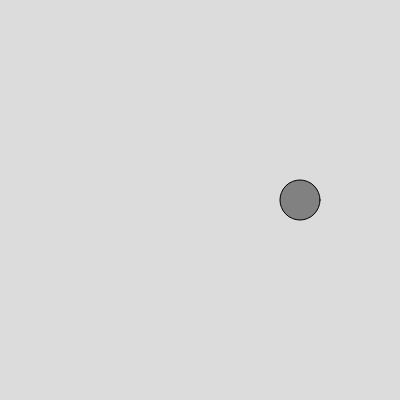
Frame 1 (no input)
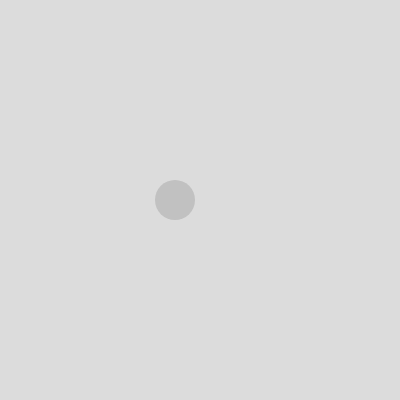
Frame 60 (no input)
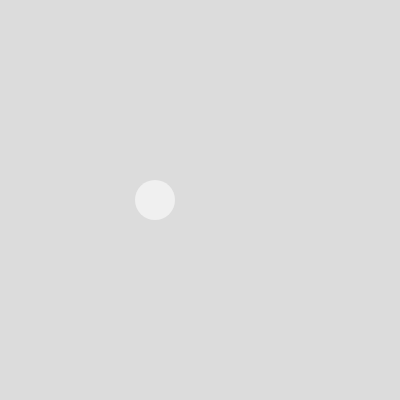
Frame 120 (the mouse pressed at the canvas centre since frame 60)

The p5.js sketch that drew these frames (run headless with seeded random() and noise() and a simulated clock; from frame 60 on, the mouse is pressed at the canvas centre):

// p5.js sketch
// ── sketch.js
// ICM WK3-5

let x = 300;
let xSpeed = 5;

let colorSpeed=0.009;
// let colorSpeed = 0.09;

let r = 20;

function setup() {
  createCanvas(400, 400);
}

function draw() {
  background(220);
  //colorChange = (sin(frameCount*colorSpeed + 1)  / 0.5 * 255);
  colorChange = (sin(frameCount * colorSpeed) + 1) * 0.5 * 255;
  // console.log(colorChange);
  fill(colorChange);
  ellipse(x, 200, 40, 40);
  noStroke();
  x += xSpeed;

  // Do this if EITHER condition is true
  if (x > width - r || x < r) {
    xSpeed = -xSpeed;
  }
}
